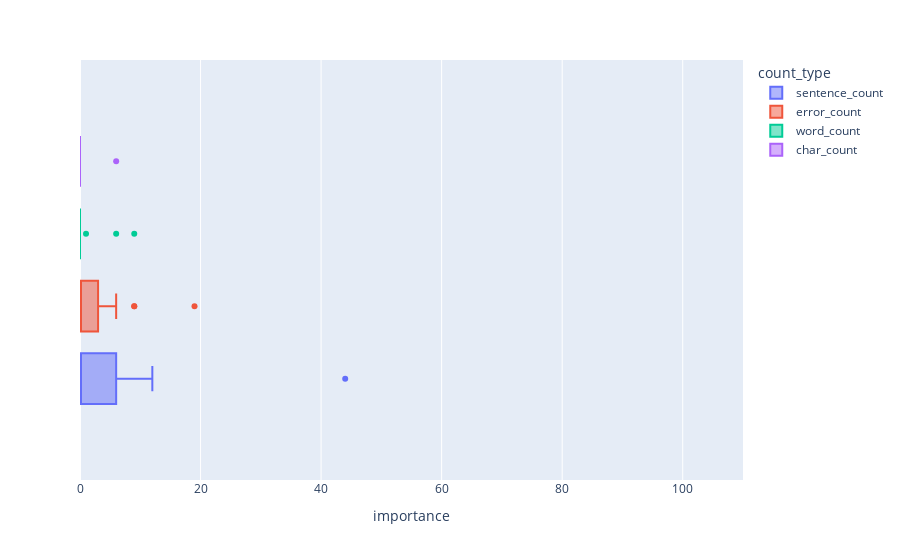

Notebook code for this chart:
### Code cell
px.box(
    df[df.operation_type == "greater_than"],
    x="importance",
    color="count_type",
    range_x=(df.importance.min(), df.importance.max()),
)

### Figure 1 — Plotly figure (JSON) as saved in the notebook; plotly's stock layout.template omitted (floating-point values rounded to 4 significant figures)
{"data": [{"alignmentgroup": "True", "hovertemplate": "count_type=sentence_count<br>importance=%{x}<extra></extra>", "legendgroup": "sentence_count", "marker": {"color": "#636efa"}, "name": "sentence_count", "notched": false, "offsetgroup": "sentence_count", "orientation": "h", "showlegend": true, "type": "box", "x": [44, 12, 6, 1, 0, 0, 0, 0, 0, 0], "x0": " ", "xaxis": "x", "y0": " ", "yaxis": "y"}, {"alignmentgroup": "True", "hovertemplate": "count_type=error_count<br>importance=%{x}<extra></extra>", "legendgroup": "error_count", "marker": {"color": "#EF553B"}, "name": "error_count", "notched": false, "offsetgroup": "error_count", "orientation": "h", "showlegend": true, "type": "box", "x": [19, 9, 9, 6, 3, 3, 3, 1, 0, 0, 0, 0, 0, 0, 0, 0, 0, 0, 0, 0], "x0": " ", "xaxis": "x", "y0": " ", "yaxis": "y"}, {"alignmentgroup": "True", "hovertemplate": "count_type=word_count<br>importance=%{x}<extra></extra>", "legendgroup": "word_count", "marker": {"color": "#00cc96"}, "name": "word_count", "notched": false, "offsetgroup": "word_count", "orientation": "h", "showlegend": true, "type": "box", "x": [9, 6, 1, 0, 0, 0, 0, 0, 0, 0, 0, 0, 0, 0, 0, 0, 0, 0, 0, 0], "x0": " ", "xaxis": "x", "y0": " ", "yaxis": "y"}, {"alignmentgroup": "True", "hovertemplate": "count_type=char_count<br>importance=%{x}<extra></extra>", "legendgroup": "char_count", "marker": {"color": "#ab63fa"}, "name": "char_count", "notched": false, "offsetgroup": "char_count", "orientation": "h", "showlegend": true, "type": "box", "x": [6, 0, 0, 0, 0, 0, 0, 0, 0, 0, 0, 0, 0, 0, 0, 0, 0, 0, 0, 0, 0, 0, 0, 0, 0, 0, 0, 0, 0, 0, 0, 0, 0, 0, 0, 0, 0, 0, 0], "x0": " ", "xaxis": "x", "y0": " ", "yaxis": "y"}], "layout": {"boxmode": "group", "legend": {"title": {"text": "count_type"}, "tracegroupgap": 0}, "margin": {"t": 60}, "xaxis": {"anchor": "y", "domain": [0, 1], "range": [0, 110], "title": {"text": "importance"}}, "yaxis": {"anchor": "x", "domain": [0, 1]}}}
